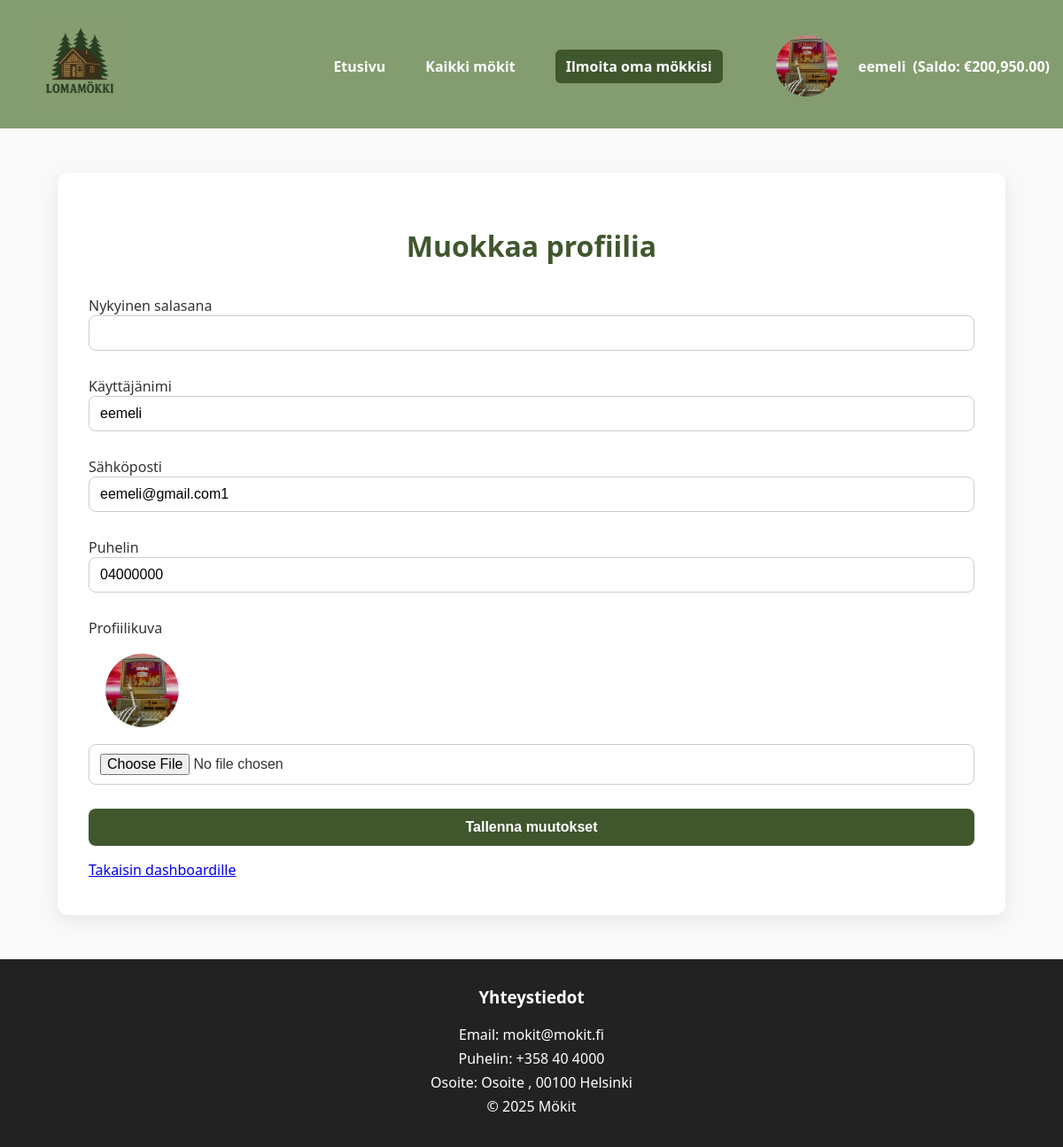
The page /edit_profile.php (signed in) on the database its author committed.
### tables this page shows
CREATE TABLE `users` (
  `id` int(11) NOT NULL,
  `username` varchar(100) NOT NULL,
  `email` varchar(255) NOT NULL,
  `phone` varchar(30) NOT NULL,
  `profile_image` varchar(255) DEFAULT NULL,
  `password` varchar(255) NOT NULL,
  `created_at` timestamp NOT NULL DEFAULT current_timestamp(),
  `balance` decimal(10,2) DEFAULT 0.00
);

### edit_profile.php (the view, shortened to what this page needs)
<?php
require 'config.php';
include 'header.php';
$stmt = $pdo->prepare("SELECT * FROM users WHERE id = ?");
$stmt->execute([$_SESSION['user_id']]);
$user = $stmt->fetch();
?>
<!doctype html>
<html lang="fi">
<head>
<link rel="stylesheet" href="style.css">
</head>
<body>
<main class="add_cabin">
  <h1>Muokkaa profiilia</h1>
  <form method="post" enctype="multipart/form-data">
      <label>Nykyinen salasana
        <input type="password" name="current_password" required>
      </label>
      <label>Käyttäjänimi
        <input type="text" name="username" value="<?=htmlspecialchars($user['username'])?>" required>
      </label>
      <label>Sähköposti
        <input type="email" name="email" value="<?=htmlspecialchars($user['email'])?>" required>
      </label>
      <label>Puhelin
        <input type="tel" name="phone" value="<?=htmlspecialchars($user['phone'])?>" required>
      </label>
      <label>Profiilikuva
        <?php if (!empty($user['profile_image'])): ?>
            <img src="<?=htmlspecialchars($user['profile_image'])?>" alt="Profiili" style="width:120px;height:120px;border-radius:50%;object-fit:cover;margin-right:8px;">
        <?php endif; ?>
        <input type="file" name="profile_image" accept="image/*">
      </label>
      <button type="submit">Tallenna muutokset</button>
  </form>
  <a href="dashboard.php" class="btn" style="margin-top:15px;">Takaisin dashboardille</a>
</main>
</body>
</html>
<?php include 'footer.php'; ?>

### header.php (shortened to what this page needs)
<?php
require 'config.php';
$user = null;
$user_balance = 0;
if (isset($_SESSION['user_id'])) {
    $stmt = $pdo->prepare("SELECT * FROM users WHERE id = ?");
    $stmt->execute([$_SESSION['user_id']]);
    $user = $stmt->fetch();
    $user_balance = $user['balance'] ?? 0;
}
?>
<header>
  <div class="header-flex" style="display:flex;justify-content:space-between;align-items:center;padding:20px 0;">
<a href="index.php"><img src="images/logo.png" width="100" alt="Lomamökki logo" style="margin-left:40px;"></a>
    <nav style="display:flex;align-items:center;gap:15px;">
      <a href="index.php" style="color:#fff;text-decoration:none;font-weight:600;">Etusivu</a>
      <a href="all_cabins.php" style="color:#fff;text-decoration:none;font-weight:600;">Kaikki mökit</a>
      <a href="<?= isset($_SESSION['user_id']) ? 'add_cabin.php' : 'login.php'; ?>" class="btn" style="color:#fff;background:#40572e;padding:8px 12px;border-radius:6px;">Ilmoita oma mökkisi</a>
      <?php if ($user): ?>
      <div class="profile-dropdown" style="position:relative;">
        <a href="#" style="display:flex;align-items:center;color:#fff;text-decoration:none;">
          <img src="<?=htmlspecialchars($user['profile_image'] ?? 'default-avatar.png')?>" alt="Profiili" class="profile-pic" style="width:100px;height:100px;border-radius:50%;object-fit:cover;margin-right:8px;">
          <?=htmlspecialchars($user['username'])?>
          <span style="margin-left:8px;font-weight:600;">(Saldo: €<?=number_format($user_balance, 2)?>)</span>
        </a>
      </div>
      <?php else: ?>
        <a href="login.php" style="color:#fff;text-decoration:none;font-weight:600;">Kirjaudu / Rekisteröidy</a>
      <?php endif; ?>
    </nav>
  </div>
</header>

### style.css (style rules this page uses)
body { font-family: 'Segoe UI', Tahoma, Geneva, Verdana, sans-serif; margin: 0; color: #333; background-color: #f9f9f9; display: flex; flex-direction: column; min-height: 100vh; }
header { background-color: #849D70; color: #fff; padding: 5x 0; margin-bottom: auto; text-align: center; }
header nav { margin-top: 5px; }
header nav a { color: #fff; margin: 0 15px; text-decoration: none; font-weight: 600; transition: color 0.2s; }
label { display: block; margin: 10px 0 4px; font-weight: 500; }
input, button { width: 100%; padding: 10px 12px; border-radius: 8px; border: 1px solid #ccc; font-size: 1em; transition: border-color 0.2s, box-shadow 0.2s; }
button { background-color: #40572e; color: #fff; border: none; font-weight: 600; margin-top: 8px; transition: background-color 0.2s, transform 0.2s; }
main { flex: 1; }
.profile-dropdown { position: relative; display: inline-block; }
.profile-pic { width: 80px; height: 80px; border-radius: 50%; object-fit: cover; margin-right: 8px; }
.add_cabin { width: 90%; max-width: 1000px; margin: 50px auto; padding: 40px 35px; background-color: #fff; border-radius: 12px; box-shadow: 0 6px 20px rgba(0,0,0,0.08); }
.add_cabin h1 { text-align: center; font-size: 2rem; margin-bottom: 25px; color: #40572e; }
.add_cabin form { display: flex; flex-direction: column; gap: 15px; }
.add_cabin form label { display: flex; flex-direction: column; font-weight: 500; color: #333; }
.add_cabin form input, .add_cabin form textarea, .add_cabin form select { padding: 10px 12px; border: 1px solid #ccc; border-radius: 8px; font-size: 1em; transition: border-color 0.2s, box-shadow 0.2s; width: 100%; box-sizing: border-box; }
.add_cabin form button { padding: 12px 20px; background-color: #40572e; color: #fff; border: none; border-radius: 8px; font-weight: 600; font-size: 1em; cursor: pointer; transition: background-color 0.2s, transform 0.2s; }

### rows shown on the page
users: profile_image (picture), username "eemeli", balance "200,950.00", email "eemeli@gmail.com1", phone "04000000"
